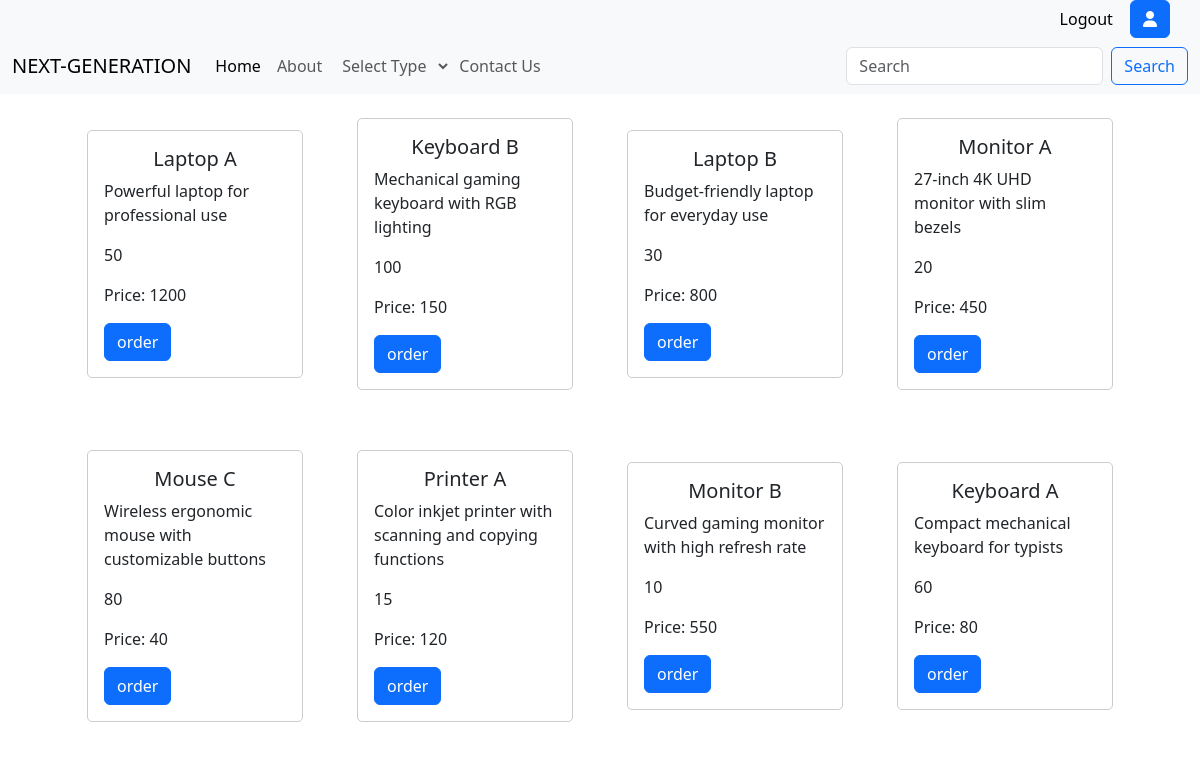
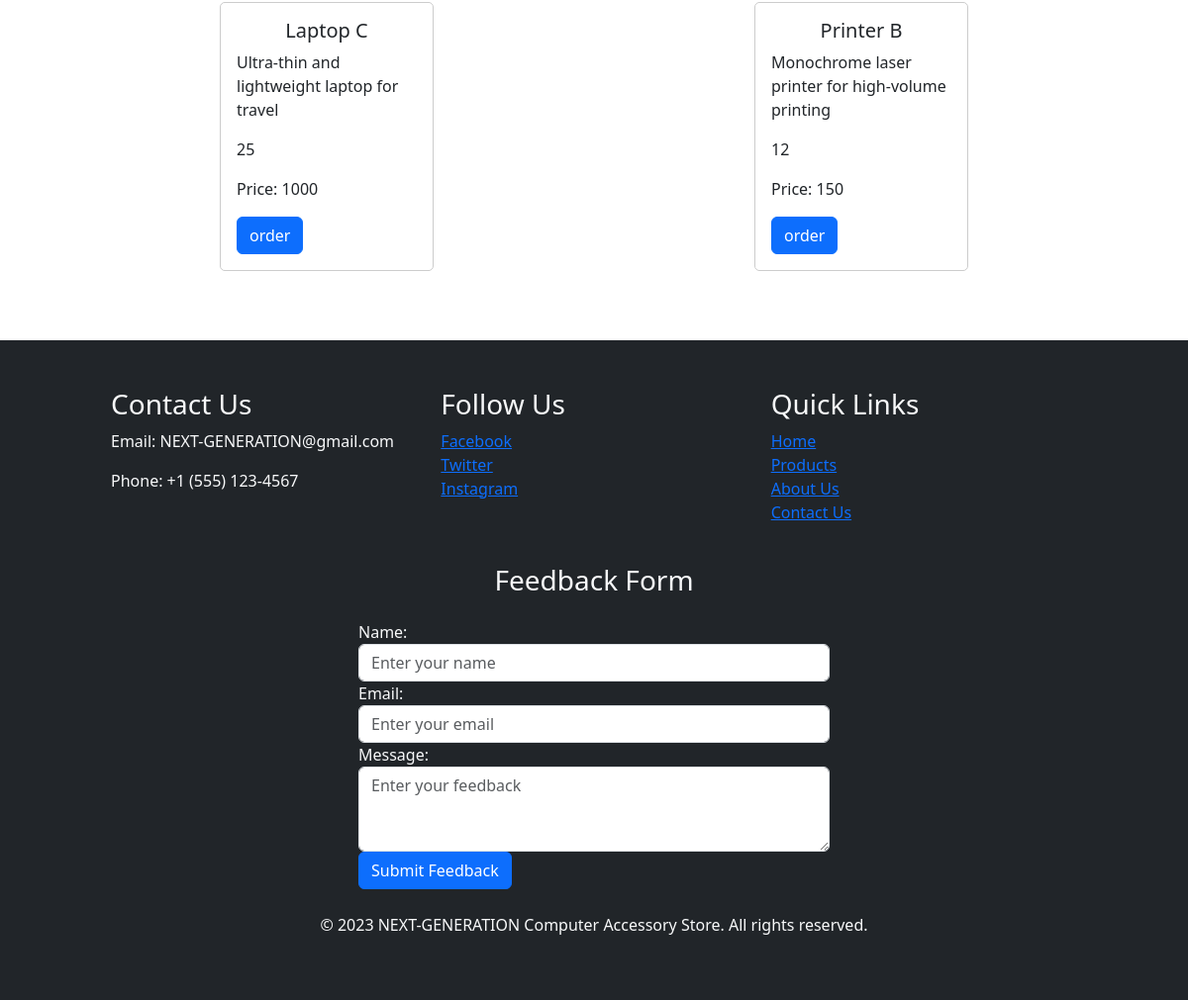
The app's page /product (signed in) with its own data (2 pictures, top to bottom).
### tables this page shows
CREATE TABLE Products (
    product_id INTEGER PRIMARY KEY AUTOINCREMENT,
    type_id INTEGER,
    product_name TEXT NOT NULL,
    description TEXT,
    price DECIMAL NOT NULL,
    stock_quantity INTEGER NOT NULL, created_at TIMESTAMP DEFAULT CURRENT_TIMESTAMP, img TEXT defualt 'default.jpp',
    FOREIGN KEY (type_id) REFERENCES Types(type_id)
);

### app.py (the view)
@app.route("/product", methods =["POST", "GET"])
def product():
    role = 'Customer'
    if session["user_id"]:
        rows = db.execute("SELECT * FROM Users WHERE user_id = ?", session["user_id"])
        role = rows[0]["role"]
    if request.method == 'POST':
        products = db.execute("select * from Products where type_id = (select type_id from Types where type_name = ?) ORDER BY created_at DESC limit 32", request.form.get("id"))
        return render_template("product.html", products = products, role=role)
    products = db.execute("select * from Products ORDER BY created_at DESC limit 32")
    return render_template("product.html", products = products, role=role)

### templates/product.html
{% extends "layout.html" %}
{% block main %}
<section id="trend" >
  <h1 style="text-align: center;">Trend</h1>
  <div class="container-flexs">
    {% for product in products %}
  <div class="card item-flexs" >
    <div class="card-body">
      <h5 class="card-title">{{ product['product_name']}}</h5>
      <p class="card-text">{{ product['description'] }}</p>
      <p class="card-text">{{ product['stock_quantity'] }}</p>
      <p class="card-text">Price: {{ product['price'] }}</p>
      {% if role == 'Supplier' %}
      <form action="/remove">
        <input type="text" name = "id" hidden value="{{product['product_id']}}">
        <button type="submit" class="btn btn-warning">Remove</button>
      </form>
      {% elif role == 'Customer' %}
      <button class="btn btn-primary float-right">order</button>
      {% endif %}
    </div>
  </div>
  {% endfor %}
  </div>
</section>
{% endblock %}

### static/style.css (style rules this page uses)
.container-flexs { display: flex; flex-direction: row; flex-wrap: wrap; justify-content: space-around; align-items: center; padding: 20px ; margin: 20px 40px; }
.item-flexs { margin: 30px 10px; border: 1px solid #ccc; border-radius: 5px; width: 20%; }
.card-title { text-align: center; }
#trend,footer { z-index: 2; }

### records on screen
Products: product_name "Laptop A", description "Powerful laptop for professional use", stock_quantity "50", price "1200"
Products: product_name "Keyboard B", description "Mechanical gaming keyboard with RGB lighting", stock_quantity "100", price "150"
Products: product_name "Laptop B", description "Budget-friendly laptop for everyday use", stock_quantity "30", price "800"
Products: product_name "Monitor A", description "27-inch 4K UHD monitor with slim bezels", stock_quantity "20", price "450"
Products: product_name "Mouse C", description "Wireless ergonomic mouse with customizable buttons", stock_quantity "80", price "40"
Products: product_name "Printer A", description "Color inkjet printer with scanning and copying functions", stock_quantity "15", price "120"
Products: product_name "Monitor B", description "Curved gaming monitor with high refresh rate", stock_quantity "10", price "550"
Products: product_name "Keyboard A", description "Compact mechanical keyboard for typists", stock_quantity "60", price "80"
Products: product_name "Laptop C", description "Ultra-thin and lightweight laptop for travel", stock_quantity "25", price "1000"
Products: product_name "Printer B", description "Monochrome laser printer for high-volume printing", stock_quantity "12", price "150"
